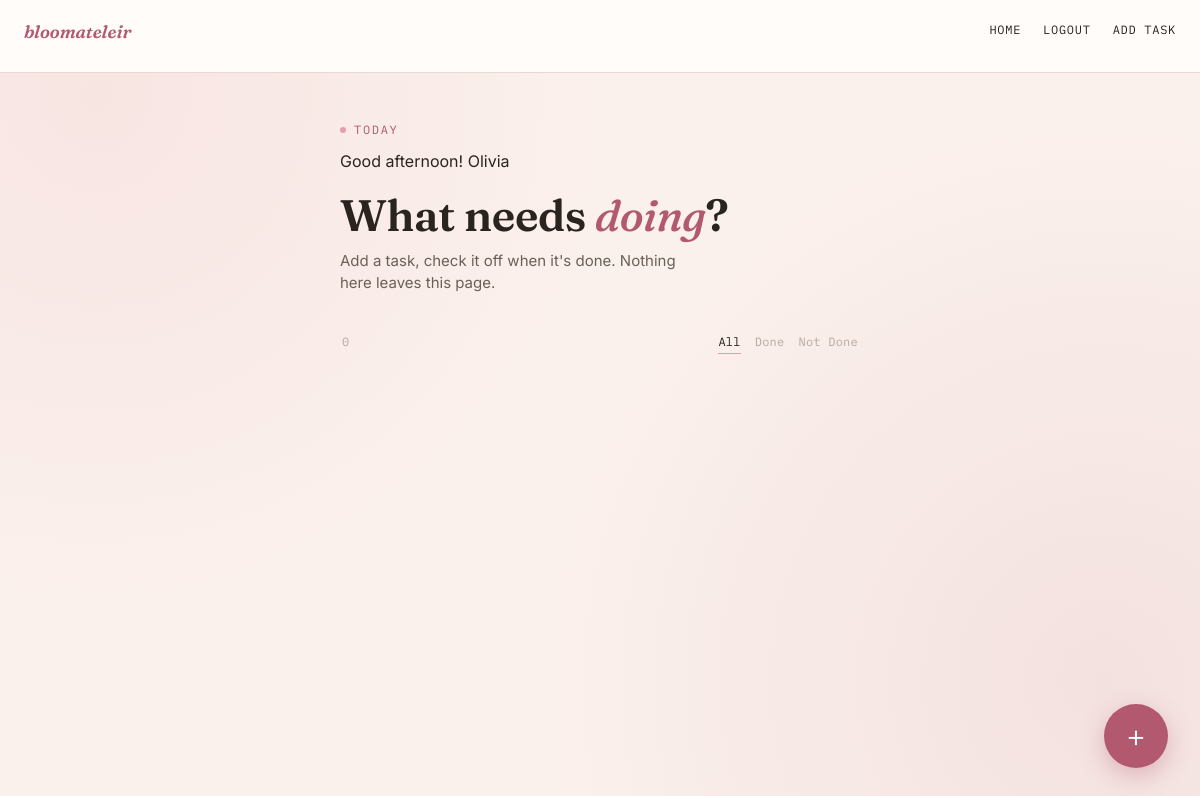
The page / (signed in) on the database as committed earlier.
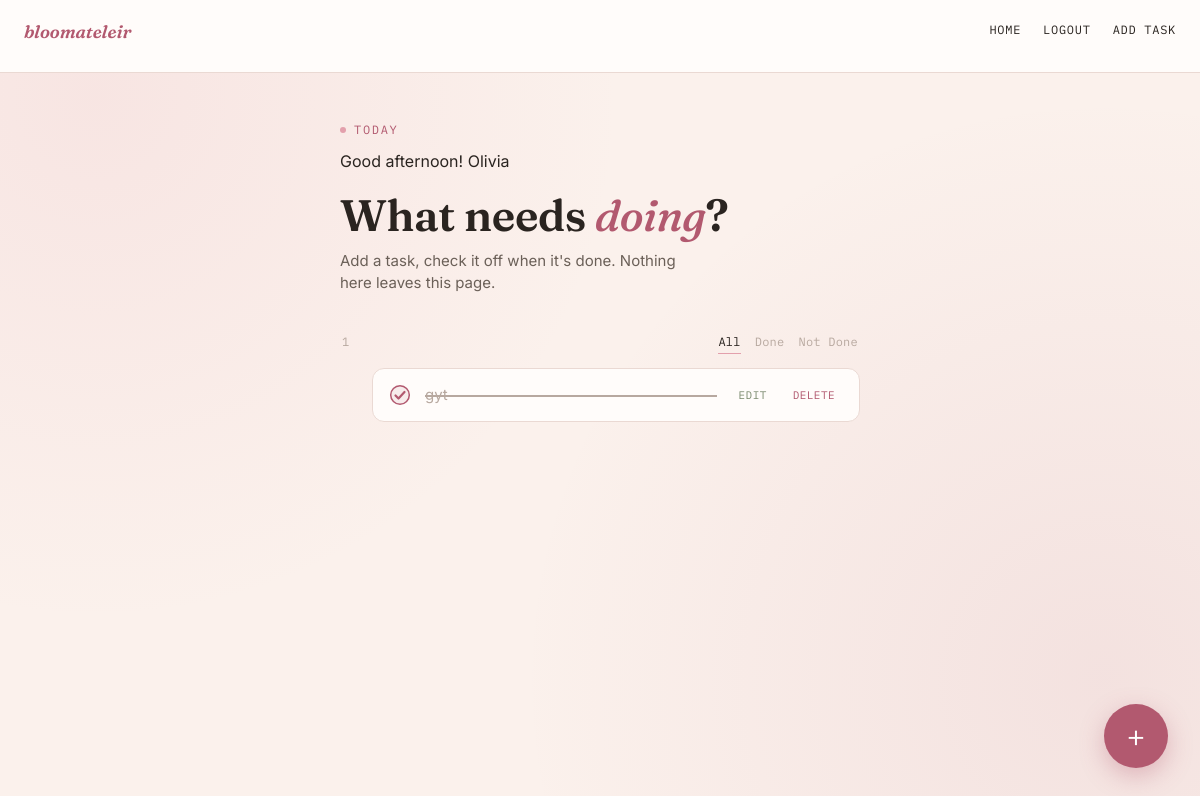
The same page on the database as committed later.
### tasks/models.py (models this page shows, shortened)
class Task(models.Model):
    user = models.ForeignKey(User, on_delete=models.CASCADE,related_name='todos', blank=True, null=True)
    title = models.CharField(max_length=100)
    done = models.BooleanField(default=False)
    due_time = models.DateTimeField(blank=True, null=True)
    created_at = models.DateTimeField(auto_now_add=True)
    updated_at = models.DateTimeField(auto_now=True)

### tasks/views.py (the view)
# urls.py: path('', home, name='home'),
@login_required(login_url='login')
def home(request):
    date = datetime.now()
    h = int(date.strftime('%H'))
    msg = 'Good '
    if h < 12:
        msg += 'morning'
    elif h < 16:
        msg += 'afternoon'
    elif h < 18:
        msg += 'evening'
    else:
        msg += 'night'
    greeting = f'{msg}! {request.user.username}'
    tasks = Task.objects.filter(user=request.user).order_by('created_at')
    task_data = [
    {'id': t.id, 'title': t.title, 'due_time': t.due_time, 'done': t.done}
    for t in tasks if t.due_time
]
    context = {
        'greeting': greeting,
        'tasks': tasks,
        'task_data_json': json.dumps(task_data, cls=DjangoJSONEncoder)
    }
    return render(request, 'home.html', context)

### templates/home.html (shortened to what this page needs)
{% extends "base.html" %}
{% block content %}
<div class="app">
  <header>
    <div class="eyebrow">Today</div>
    <p>{{ greeting }}</p>
    <h1>What needs <em>doing</em>?</h1>
    <p class="sub">Add a task, check it off when it's done. Nothing here leaves this page.</p>
  </header>
  <div class="meta-row">
    <span id="count-label">{{ tasks.count }}</span>
    <div class="filters">
      <a href="{% url "home" %}" class="active">All</a>
      <a href="{% url "tasks" 'true'  %}">Done</a>
      <a href="{% url "tasks" 'false' %}">Not Done</a>
    </div>
  </div>
  <ul id="list">
    {% for task in tasks %}
    {% if task.done  %}
    <li class="item done ">
      {% else %}
      <li class="item">
      {% endif %}
<a href="{% url 'toggle_task' pk=task.id %}" class="check" role="checkbox" aria-checked="{{ task.done }}">
  <svg viewBox="0 0 22 22">
    <circle cx="11" cy="11" r="9.3"></circle>
    <path d="M6.5 11.5l3 3 6-6.5"></path>
  </svg>
</a>
      <span class="label">{{ task.title }}</span>
<div class="actions">
  <a href="{% url 'task' pk=task.id %}" class="edit-link">Edit</a>
  <a href="{% url 'delete' pk=task.id %}" class="delete-link">Delete</a>
</div>
</li>
    {% endfor %}
  </ul>
</div>
<a href="{% url 'add_task' %}" class="add-fab" aria-label="Add task">+</a>
{% endblock content %}

### templates/base.html (shortened to what this page needs)
{% load static %}
<!DOCTYPE html>
<html lang="en">
<head>
    <link href="https://cdn.jsdelivr.net/npm/bootstrap@5.3.8/dist/css/bootstrap.min.css" rel="stylesheet">
    <link rel="stylesheet" href="{% static 'css/style.css' %}">
</head>
<body>
    <nav>
        <h6><em>bloomateleir</em></h6>
        <ul>
            <li><a href="{% url 'home' %}">Home</a></li>
            {% if request.user.is_authenticated %}
                <li><a href="{% url 'logout' %}">Logout</a></li>
            {% else %}
                <li><a href="{% url 'login' %}">Login</a></li>
            {% endif %}
            <li><a href="{% url 'add_task' %}">Add Task </a></li>
        </ul>
    </nav>
    <div class="my-container">
        {% block content %}
        {% endblock %}
    </div>
</body>
</html>

### static/css/style.css (style rules this page uses)
:root { --paper:#FBF1EC; --ink:#2A2420; --rose:#E3A0AC; --berry:#B2596F; --moss:#7C8B6F; --line:#EAD9D3; --done:#B7A89F; --card:#FFFCFA; }
* { box-sizing:border-box; margin:0; padding:0; }
body { background:var(--paper); color:var(--ink); font-family:'Inter', sans-serif; line-height:1.5; background-image: radial-gradient(circle at 8% 12%, rgba(227,160,172,0.15), transparent 40%), radial-gradient(circle at 92% 85%, rgba(178,89,111,0.10), transparent 45%); background-attachment:fixed; min-height:100vh; }
.my-container { width:100%; max-width:560px; margin:0 auto; padding:6vh 20px 12vh; }
nav { width:100%; padding:16px 24px; display:flex; align-items:center; justify-content:space-between; background:var(--card); border-bottom:1.5px solid var(--line); }
nav h6 { font-family:'Fraunces', serif; font-style:italic; font-weight:600; font-size:18px; color:var(--berry); }
nav ul { list-style:none; display:flex; gap:22px; }
nav a { font-family:'IBM Plex Mono', monospace; font-size:12px; letter-spacing:0.06em; text-transform:uppercase; color:var(--ink); text-decoration:none; border-bottom:1.5px solid transparent; transition:color 0.15s ease, border-color 0.15s ease; }
header { margin-bottom:36px; }
.eyebrow { font-family:'IBM Plex Mono', monospace; font-size:12px; letter-spacing:0.14em; text-transform:uppercase; color:var(--berry); display:flex; align-items:center; gap:8px; margin-bottom:10px; }
.eyebrow::before { content:""; width:6px; height:6px; background:var(--rose); border-radius:50%; display:inline-block; }
h1 { font-family:'Fraunces', serif; font-weight:600; font-size:clamp(32px, 5vw, 44px); letter-spacing:-0.01em; color:var(--ink); }
h1 em { font-style:italic; font-weight:500; color:var(--berry); }
.sub { margin-top:8px; color:#6B6058; font-size:15px; max-width:38ch; }
.meta-row { display:flex; justify-content:space-between; align-items:center; font-family:'IBM Plex Mono', monospace; font-size:12px; color:var(--done); letter-spacing:0.02em; margin-bottom:14px; padding:0 2px; }
.filters { display:flex; gap:14px; }
.filters a { font-family:'IBM Plex Mono', monospace; font-size:12px; color:var(--done); text-decoration:none; padding:2px 0; border-bottom:1.5px solid transparent; transition:color 0.15s ease, border-color 0.15s ease; }
.filters a.active, .filters a:hover { color:var(--ink); border-color:var(--rose); }
ul#list { list-style:none; display:flex; flex-direction:column; gap:8px; }
li.item { display:flex; align-items:center; gap:14px; background:var(--card); border:1.5px solid var(--line); border-radius:12px; padding:14px 16px; animation:rise 0.28s ease both; transition:border-color 0.15s ease, box-shadow 0.15s ease; }
.check { flex-shrink:0; width:22px; height:22px; display:block; }
.check svg { width:22px; height:22px; display:block; }
.label { flex:1; font-size:15px; color:var(--ink); position:relative; word-break:break-word; }
.label::after { content:""; position:absolute; left:0; right:100%; top:50%; height:1.5px; background:var(--done); transition:right 0.32s ease; }
li.item.done .label { color:var(--done); }
li.item.done .label::after { right:0; }
.actions { flex-shrink:0; display:flex; gap:10px; }
.edit-link, .delete-link { font-family:'IBM Plex Mono', monospace; font-size:11px; letter-spacing:0.04em; text-transform:uppercase; text-decoration:none; padding:4px 8px; border-radius:6px; transition:background 0.15s ease, color 0.15s ease; }
.edit-link { color:var(--moss); }
.delete-link { color:var(--berry); }
.add-fab { position:fixed; bottom:32px; right:32px; width:64px; height:64px; border-radius:50%; background:var(--berry); color:#fff; font-size:32px; font-weight:300; line-height:1; display:flex; align-items:center; justify-content:center; text-decoration:none; box-shadow:0 8px 24px rgba(178,89,111,0.35); transition:background 0.15s ease, transform 0.15s ease; z-index:1000; }

Rows that differ between the two databases and show on the page:
added Task: title "gyt"
Other text that changed with them:
{{ tasks.count }}: "0" → "1"
